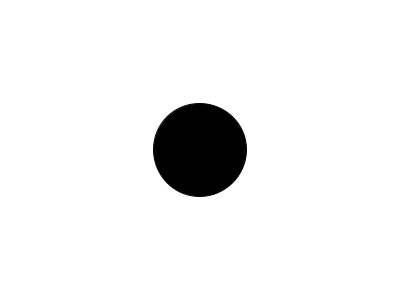
Frame 1 (no input)
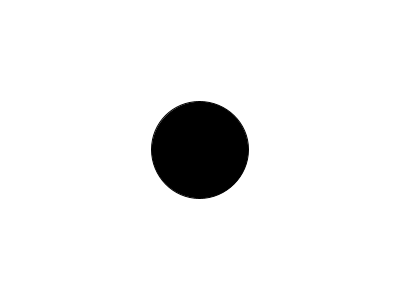
Frame 60 (the mouse pressed at the canvas centre just before this capture)
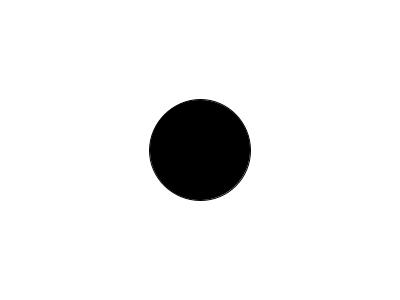
Frame 120 (the mouse held since frame 60 and released just before this capture)

The Processing sketch that drew these frames (run headless with seeded random() and noise(); from frame 60 on, the mouse is pressed at the canvas centre):

// Processing sketch: gaussian_a
// ── gaussian_a.pde
import java.util.Random;

Random generator;

void setup() {
  size(400, 300);
  generator = new Random();
}

void draw() {
  background (255);
  float h = (float) generator.nextGaussian();

  h = h* 5; //standard deviation
  h = h + 100; //mean

  fill(0);
  ellipse(width/2, height/2, h, h);
  println(h);
}
